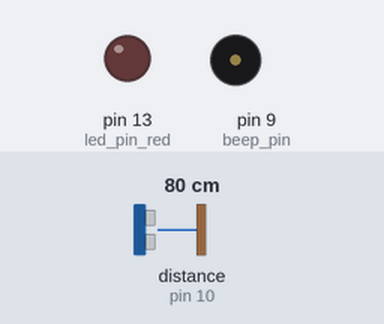
Recording of a sketch running on a simulated Arduino Uno, built with avr-gcc and run on an emulated ATmega328P. Parts: output pins drawn as LEDs (lit = HIGH), buzzer (waves = sounding). Wiring (inferred from the names in the program): ultrasonic range finder: trigger pin 11; echo pin 10. Dashed ring = blinking. The inputs (shaded band) are chosen by the test bench; at power-on: distance to the obstacle (sensor on pin 10) 80 cm. The echo pulse lasts 58.3 µs per cm; pins used as bus, display or sensor lines are not drawn.

Above: at 1.2 s.
1.3 s: distance to the obstacle (sensor on pin 10) set to 12 cm
2.8 s: distance to the obstacle (sensor on pin 10) set to 9 cm
At 3.25 s:
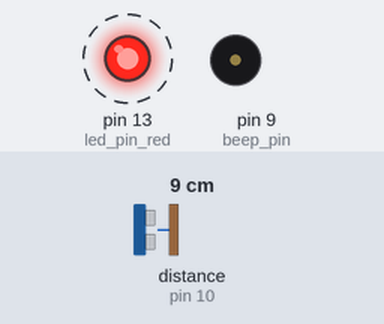
5.8 s: distance to the obstacle (sensor on pin 10) set to 18 cm
At 7.0 s:
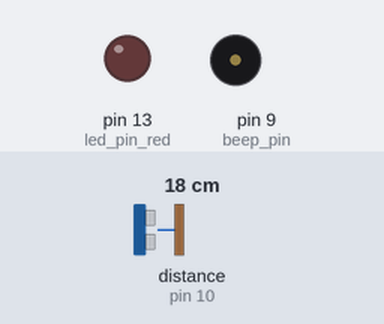
7.3 s: distance to the obstacle (sensor on pin 10) set to 2 cm
At 8.05 s:
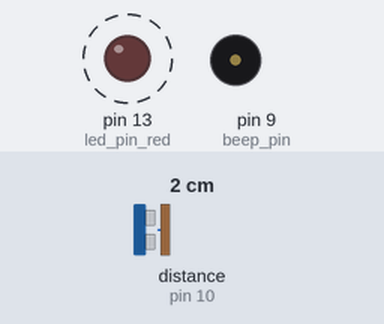
Timing chart, 0 to 11.3 s (numbered marks = the images above; inputs shaded):
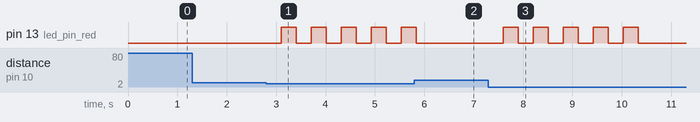

Measured:
- the behaviour switches between 11 and 10 cm on distance to the obstacle (sensor on pin 10) (found by bisection; images 0 and 1)
- after the input at 1.3 s, every drawn part: stays the same
- after the input at 2.8 s, pin 13 (led_pin_red): alternates HIGH for 0.30 s and LOW for 0.30 s, starting after 0.31 s
- after the input at 5.8 s, tone on pin 9 (beep_pin): stays silent (without the input it goes to 2536 Hz after 1.5 s)
- after the input at 7.3 s, pin 13 (led_pin_red): alternates HIGH for 0.30 s and LOW for 0.30 s, 10 changes in all, then stays LOW, starting after 0.30 s

The sketch:

safety_alarm_v1.ino
```cpp
int gap=1000;
int ledState = LOW;

const int beep_pin=9;
const int led_pin_red=13;
const int led_pin_green=12;
const int trigPin = 11;
const int echoPin = 10;
const int btnPin = 8;
float duration, distance;

void risefall()
{
  float rise_fall_time=180;
  int steps=50;
  float f_max=2600;
  float f_min=1000;
  float delay_time=rise_fall_time/steps;
  float step_size=(f_max-f_min)/steps;
  for (float f =f_min;f<f_max;f+=step_size){
    tone(beep_pin,f);
    delay(delay_time);
  }
   for (float f =f_max;f>f_min;f-=step_size){
    tone(beep_pin,f);
    delay(delay_time);
  }
}

void setup() {
  pinMode(beep_pin, OUTPUT);
  pinMode(led_pin_red, OUTPUT);
  pinMode(trigPin, OUTPUT);
  pinMode(echoPin, INPUT);
  pinMode(btnPin, INPUT);
}

void loop() {
  digitalWrite(trigPin, LOW);
  delayMicroseconds(2);
  digitalWrite(trigPin, HIGH);
  delayMicroseconds(10);
  digitalWrite(trigPin, LOW);

  duration = pulseIn(echoPin, HIGH);
  distance = (duration*.0343)/2;

  if (distance < 10) {
    for (int count=1;count<=10;count++)
    {
      risefall();

      if (ledState == LOW) {
        ledState = HIGH;
      } else {
        ledState = LOW;
      }

      //led
      digitalWrite(led_pin_red, ledState);
    }
    noTone(beep_pin);
    delay(gap);
  }
}
```
